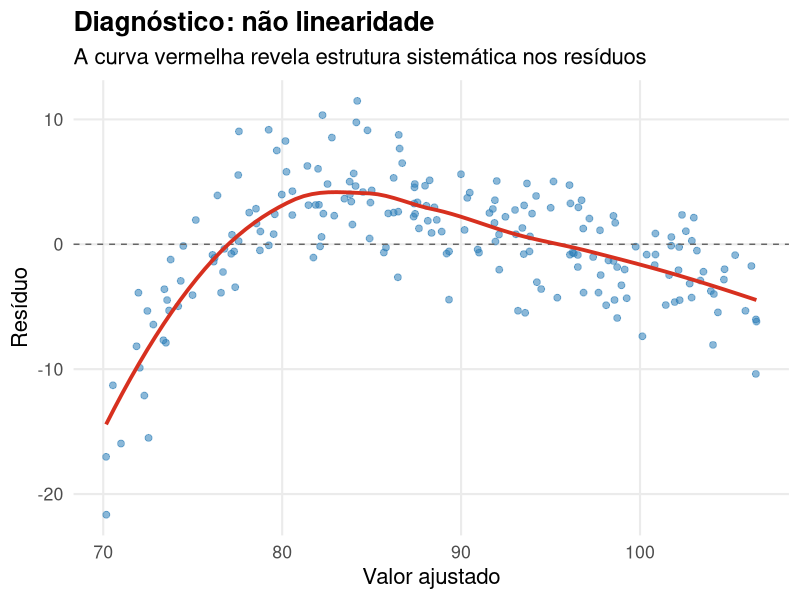
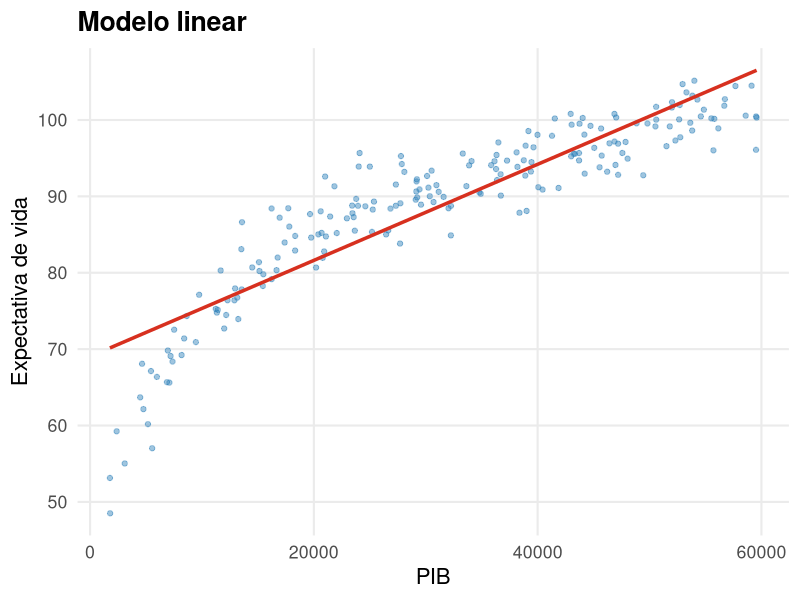
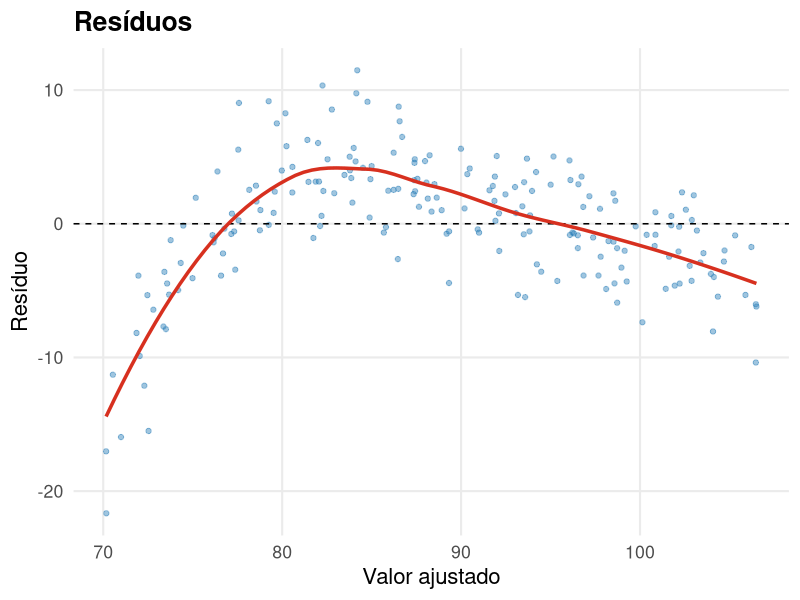
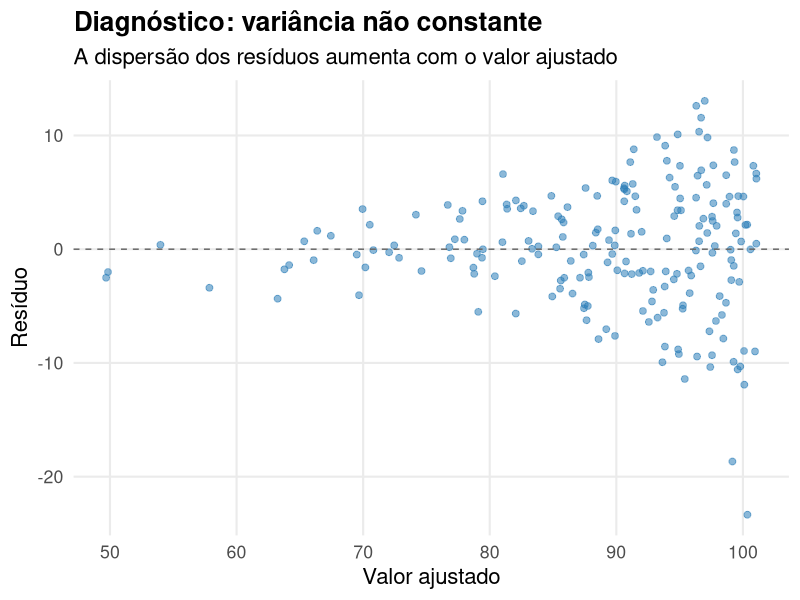
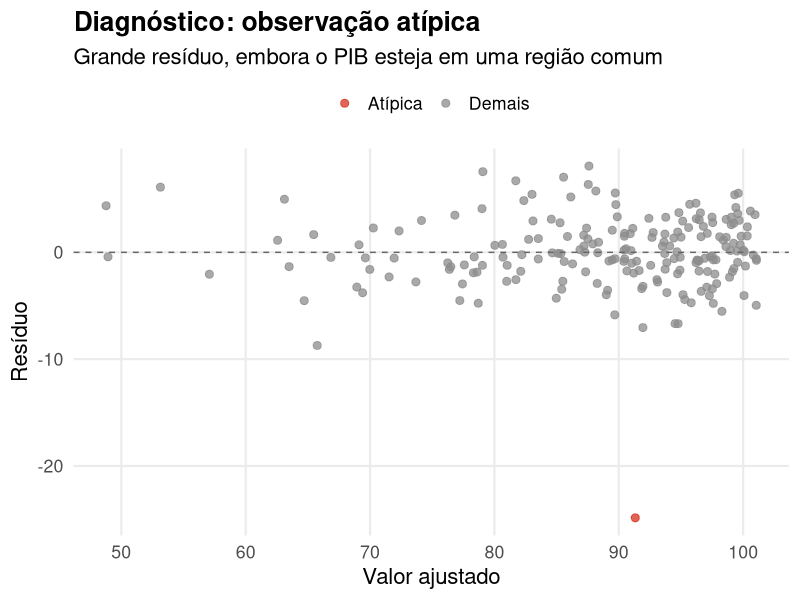
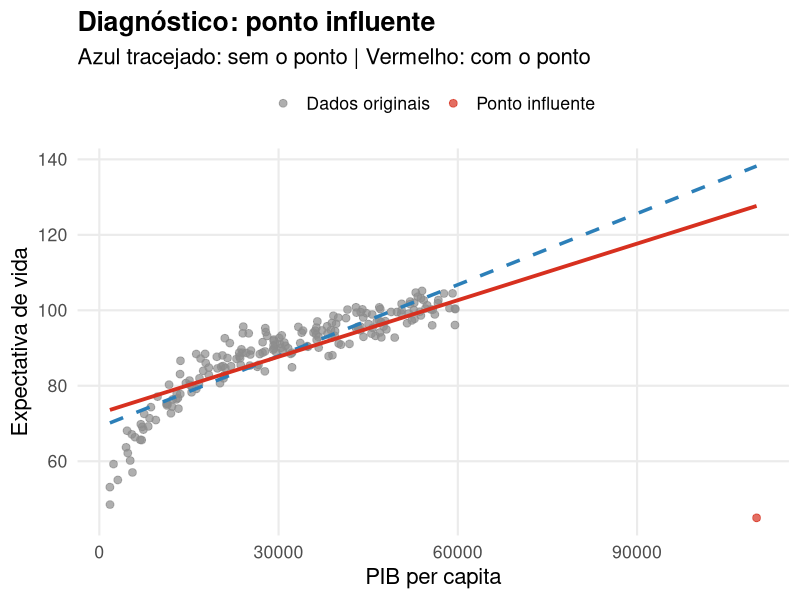
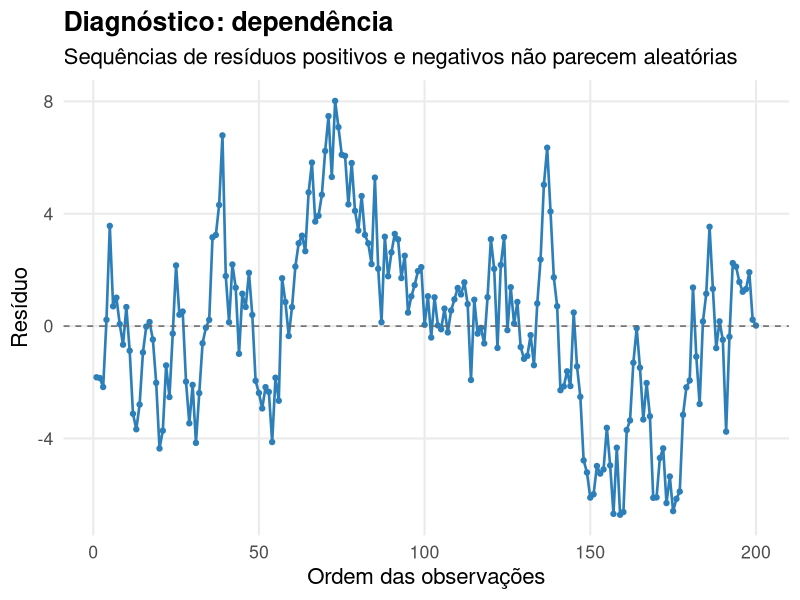

Recreate these plots in R, in order.
## ---- chunk 1
#| include: false
library(ggplot2)
library(dplyr)
library(patchwork)

if (!exists("df_pib")) {
  set.seed(1)
  x <- runif(200, 1000, 60000)
  y <- 40 + 15*log(x/1000) + rnorm(200, 0, 3)
  df_pib <- data.frame(pib=x, vida=y)
}

modelo_linear <- lm(vida ~ pib, data=df_pib)

tema_diag <- theme_minimal(base_size=16) +
  theme(panel.grid.minor=element_blank(),
        plot.title=element_text(face="bold"),
        legend.position="top")
## ---- chunk 2
#| fig-width: 8
#| fig-height: 4.6
#| out-width: 76%
#| fig-align: center

dados_diag <- df_pib |>
  mutate(ajustado=fitted(modelo_linear),
         residuo=residuals(modelo_linear))

ggplot(dados_diag, aes(ajustado,residuo)) +
  geom_point(color="#2C7FB8",alpha=.55,size=2) +
  geom_hline(yintercept=0,linetype=2,color="gray40") +
  geom_smooth(se=FALSE,color="#D7301F",linewidth=1.3) +
  tema_diag + theme(legend.position="none") +
  labs(title="Diagnóstico: não linearidade",
       subtitle="A curva vermelha revela estrutura sistemática nos resíduos",
       x="Valor ajustado",y="Resíduo")
## ---- chunk 3
#| fig-width: 6
#| fig-height: 4.1
#| out-width: 100%

ggplot(df_pib,aes(pib,vida)) +
  geom_point(color="#2C7FB8",alpha=.45) +
  geom_smooth(method="lm",se=FALSE,color="#D7301F",linewidth=1.2) +
  tema_diag + theme(legend.position="none") +
  labs(title="Modelo linear",x="PIB",y="Expectativa de vida")
## ---- chunk 4
#| fig-width: 6
#| fig-height: 4.1
#| out-width: 100%

ggplot(dados_diag,aes(ajustado,residuo)) +
  geom_point(color="#2C7FB8",alpha=.45) +
  geom_hline(yintercept=0,linetype=2) +
  geom_smooth(se=FALSE,color="#D7301F",linewidth=1.2) +
  tema_diag + theme(legend.position="none") +
  labs(title="Resíduos",x="Valor ajustado",y="Resíduo")
## ---- chunk 5
#| fig-width: 8
#| fig-height: 4.6
#| out-width: 76%
#| fig-align: center

set.seed(20)

df_hetero <- df_pib |>
  mutate(
    media_verdadeira=40+15*log(pib/1000),
    sigma=1.5+7*(pib-min(pib))/(max(pib)-min(pib)),
    vida_hetero=media_verdadeira+rnorm(n(),0,sigma)
  )

fit_hetero <- lm(vida_hetero ~ log(pib),data=df_hetero)

df_hetero <- df_hetero |>
  mutate(ajustado=fitted(fit_hetero),
         residuo=residuals(fit_hetero))

ggplot(df_hetero,aes(ajustado,residuo)) +
  geom_point(color="#2C7FB8",alpha=.55,size=2) +
  geom_hline(yintercept=0,linetype=2,color="gray40") +
  tema_diag + theme(legend.position="none") +
  labs(title="Diagnóstico: variância não constante",
       subtitle="A dispersão dos resíduos aumenta com o valor ajustado",
       x="Valor ajustado",y="Resíduo")
## ---- chunk 6
#| fig-width: 8
#| fig-height: 4.6
#| out-width: 76%
#| fig-align: center

df_outlier <- df_pib
id_outlier <- which.min(abs(df_outlier$pib-median(df_outlier$pib)))
df_outlier$vida[id_outlier] <- df_outlier$vida[id_outlier]-25

fit_outlier <- lm(vida ~ log(pib),data=df_outlier)

df_outlier <- df_outlier |>
  mutate(ajustado=fitted(fit_outlier),
         residuo=residuals(fit_outlier),
         tipo=if_else(row_number()==id_outlier,"Atípica","Demais"))

ggplot(df_outlier,aes(ajustado,residuo)) +
  geom_point(aes(color=tipo),size=2.4,alpha=.75) +
  geom_hline(yintercept=0,linetype=2,color="gray40") +
  scale_color_manual(values=c("Demais"="gray55","Atípica"="#D7301F")) +
  tema_diag +
  labs(title="Diagnóstico: observação atípica",
       subtitle="Grande resíduo, embora o PIB esteja em uma região comum",
       x="Valor ajustado",y="Resíduo",color=NULL)
## ---- chunk 7
#| fig-width: 8.5
#| fig-height: 4.7
#| out-width: 80%
#| fig-align: center

novo <- data.frame(pib=110000,vida=45)
df_influente <- bind_rows(df_pib,novo)
df_influente$tipo <- c(rep("Dados originais",nrow(df_pib)),"Ponto influente")

fit_sem <- lm(vida ~ pib,data=df_pib)
fit_com <- lm(vida ~ pib,data=df_influente)

grid_inf <- data.frame(
  pib=seq(min(df_influente$pib),max(df_influente$pib),length.out=400)
)
grid_inf$sem <- predict(fit_sem,newdata=grid_inf)
grid_inf$com <- predict(fit_com,newdata=grid_inf)

ggplot(df_influente,aes(pib,vida)) +
  geom_point(aes(color=tipo),size=2.3,alpha=.7) +
  geom_line(data=grid_inf,aes(pib,sem),inherit.aes=FALSE,
            color="#2C7FB8",linewidth=1.2,linetype=2) +
  geom_line(data=grid_inf,aes(pib,com),inherit.aes=FALSE,
            color="#D7301F",linewidth=1.3) +
  scale_color_manual(values=c("Dados originais"="gray55",
                              "Ponto influente"="#D7301F")) +
  tema_diag +
  labs(title="Diagnóstico: ponto influente",
       subtitle="Azul tracejado: sem o ponto | Vermelho: com o ponto",
       x="PIB per capita",y="Expectativa de vida",color=NULL)
## ---- chunk 8
#| fig-width: 8
#| fig-height: 4.6
#| out-width: 76%
#| fig-align: center

set.seed(30)
n <- nrow(df_pib)
erro_dep <- numeric(n)
erro_dep[1] <- rnorm(1,0,3)

for(i in 2:n){
  erro_dep[i] <- .85*erro_dep[i-1]+rnorm(1,0,1.5)
}

df_dep <- df_pib |>
  mutate(ordem=1:n,
         vida_dep=40+15*log(pib/1000)+erro_dep)

fit_dep <- lm(vida_dep ~ log(pib),data=df_dep)
df_dep$residuo <- residuals(fit_dep)

ggplot(df_dep,aes(ordem,residuo)) +
  geom_line(color="#2C7FB8",linewidth=.9) +
  geom_point(color="#2C7FB8",size=1.5) +
  geom_hline(yintercept=0,linetype=2,color="gray40") +
  tema_diag + theme(legend.position="none") +
  labs(title="Diagnóstico: dependência",
       subtitle="Sequências de resíduos positivos e negativos não parecem aleatórias",
       x="Ordem das observações",y="Resíduo")
